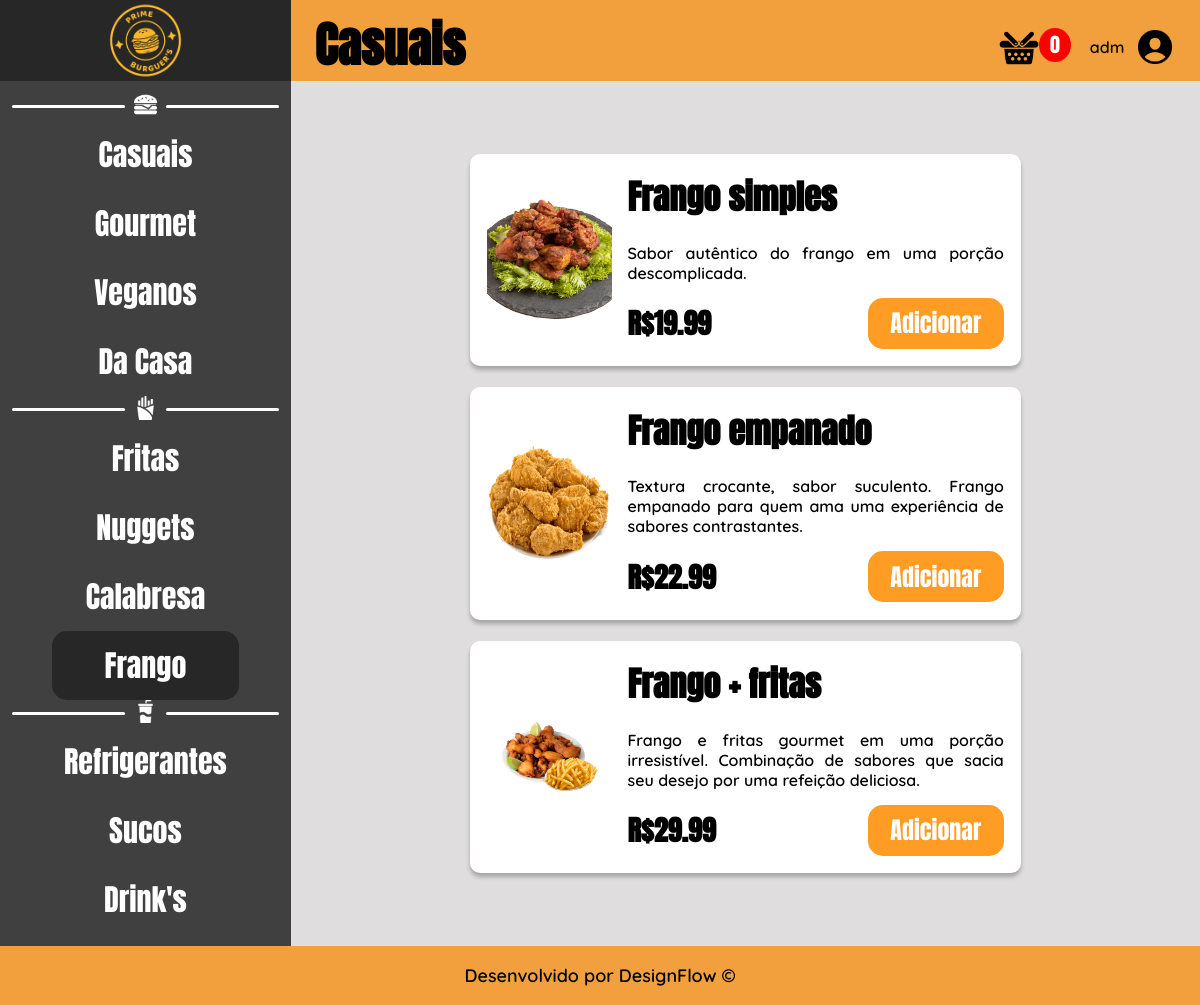
/php/frango.php (signed in), run on the app's committed database.
### tables this page shows
CREATE TABLE IF NOT EXISTS `produtos_cadastrados` (
	`id_produto` int(50) NOT NULL,
	`nome_produto` varchar(50) NOT NULL,
	`descricao_produto` varchar(500) NOT NULL,
	`img_produto` varchar(100) NOT NULL,
	`categoria_produto` enum(
		'Casuais',
		'Gourmet',
		'Veganos',
		'Da Casa',
		'Fritas',
		'Nuggets',
		'Calabresa',
		'Frango',
		'Refrigerantes',
		'Sucos',
		'Drinks'
	) NOT NULL,
	`valor_produto` decimal(10, 2) NOT NULL
);

### php/frango.php (the view, shortened to what this page needs)
<?php
$username = $_SESSION["nome_usuario"];
?>
<!DOCTYPE html>
<html lang="pt-br">
<head>
    <link rel="stylesheet" href="../css/porcao.css">
</head>
<body>
    <header class="responsive-header">
<div class="logo-area">
    <img src="../img/logo.png" id="img-logo" alt="Logo" onclick="javascript:location.href='direcionamento.php'">
</div>
<div class="search-area">
    <h4 id="txt-title">Casuais</h4>
    <div class="configs">
        <div class="carrinho">
            <img src="../img/cesta.png" class="icon-cesta" onclick="abrirModalCarrinho()">
            <span class="quant" id="quantidade-carrinho">0</span>
        </div>
        <div class="user-name-area">
            <p id="user-name"><?php echo $username; ?></p>
            <img src="../img/user-c.png" id="user-c-icon" onclick="toggleDrop()">
        </div>
    </div>
</div>
</header>
    <main>
        <aside id="myDropdown">
            <div class="category-burg">
                <div class="linha"></div>
                <div class="burguer-icon">
                    <img src="../img/icon-burguer.png" class="icon-category">
                </div>
                <div class="linha2"></div>
            </div>
            <div class="burguer-options">
                <ul onclick="mudarTelaBurguerCasual()" class="ul-options">Casuais</ul>
                <ul onclick="mudarTelaBurguerGourmet()" class="ul-options">Gourmet</ul>
                <ul onclick="mudarTelaBurguerVegano()" class="ul-options">Veganos</ul>
                <ul onclick="mudarTelaBurguerDaCasa()" class="ul-options">Da Casa</ul>
            </div>
            <div class="category-portions">
                <div class="linha"></div>
                <div class="portion-icon">
                    <img src="../img/icon-batata.png" class="icon-category">
                </div>
                <div class="linha2"></div>
            </div>
            <div class="portions-options">
                <ul onclick="mudarTelaBatataFrita()" class="ul-options">Fritas</ul>
                <ul onclick="mudarTelaNugget()" class="ul-options">Nuggets</ul>
                <ul onclick="mudarTelaCalabresa()" class="ul-options">Calabresa</ul>
                <ul id="portion" class="ul-options">Frango</ul>
            </div>
            <div class="category-drinks">
                <div class="linha"></div>
                <div class="drink-icon">
                    <img src="../img/icon-refri.png" class="icon-category">
                </div>
                <div class="linha2"></div>
            </div>
            <div class="drinks-options">
                <ul onclick="mudarTelaRefrigerante()" class="ul-options">Refrigerantes</ul>
                <ul onclick="mudarTelaSuco()" class="ul-options">Sucos</ul>
                <ul onclick="mudarTelaDrink()" class="ul-options">Drink's</ul>
            </div>
        </aside>
        <div class="all-products">
            <?php
            include '../php-action/conexao.php';
            $consulta = "SELECT * FROM produtos_cadastrados WHERE categoria_produto = 'Frango' ORDER BY id_produto ASC";
            $resultado = $conn->query($consulta);
            if ($resultado->num_rows > 0) :
                while ($row = $resultado->fetch_assoc()) :
                    echo '
                        <div class="card-product">
                            <div class="img-product">
                                <img src="' . $row["img_produto"] . '" class="img-burg">
                            </div>
                            <div class="product">
                                <h2 class="title-product">' . $row["nome_produto"] . '</h2>
                                <p>' . $row["descricao_produto"] . '</p>
                                <div class="buy">
                                    <h3>R$' . $row["valor_produto"] . '</h3>
                                    <input type="button" value="Adicionar" class="btn-add" data-nome="' . $row["nome_produto"] . '" data-preco="' . $row["valor_produto"] . '" data-imagem="' . $row["img_produto"] . '">
                                </div>
                            </div>
                        </div>';
                endwhile;
            else:
                echo "Nenhum produto encontrado para esta categoria.";
            endif;
            ?>
        </div>
    </main>
    <footer>
        <p id="txt-footer">Desenvolvido por DesignFlow &copy;</p>
    </footer>
</body>
</html>

### css/porcao.css (style rules this page uses)
* { margin: 0; padding: 0; }
html { background-color: #F2A03D; }
header { display: flex; }
main { display: flex; max-width: 100%; }
aside { background-color: #404040; width: 25.6%; padding-top: 1%; padding-bottom: 1%; transition: max-height 0.6s linear(0 0%, 0.51 49.26%, 1 100%); }
p { font-family: 'Quicksand', sans-serif; font-weight: 600; text-align: justify; }
h2 { font-size: 34px; margin-bottom: 1.5%; font-family: 'Anton', sans-serif; }
h3 { font-size: 28px; font-family: 'Anton', sans-serif; }
h4 { font-size: 22px; font-family: 'Anton', sans-serif; }
.logo-area { background-color: #272727; text-align: center; width: 33.75%; display: flex; align-items: center; justify-content: center; }
.search-area { background-color: #F2A03D; width: 100%; display: flex; max-width: 100%; padding: 0 2%; }
.user-name-area { display: flex; align-items: center; gap: 10px; }
.category-burg, .category-portions, .category-drinks { display: flex; align-items: center; }
.linha { background-color: white; width: 100%; height: 3px; margin-left: 4%; border-radius: 20px; }
.linha2 { background-color: white; width: 100%; height: 3px; margin-right: 4%; border-radius: 20px; }
.burguer-icon, .portion-icon, .drink-icon { text-align: center; width: 36%; }
.icon-category { width: 58%; }
.burguer-options, .portions-options, .drinks-options { text-align: center; display: flex; color: white; flex-direction: column; align-items: center; font-size: 30px; line-height: 230%; font-family: 'Anton', sans-serif; }
.configs { display: flex; align-items: flex-end; width: 56%; justify-content: flex-end; gap: 30px; margin-bottom: 1.5%; }
.card-product { background-color: white; border-radius: 10px; width: 60%; display: flex; max-width: 100%; gap: 15px; padding: 2%; box-shadow: 0px 4px 4px 0px rgba(0, 0, 0, 0.25); margin: 1%; }
.img-product { width: 25%; display: flex; align-items: center; }
.product { width: 75%; text-align: justify; display: flex; flex-direction: column; gap: 15px; }
.product h2 { font-size: 34px; }
.img-product img { width: 100%; }
.all-products { background-color: #dfdddd; padding: 2%; width: 75.8%; display: flex; justify-content: center; flex-direction: column; align-items: center; gap: 0.5%; }
.buy { display: flex; align-items: center; justify-content: space-between; }
.buy h3 { font-size: 28px; }
.btn-add { font-family: 'Anton', sans-serif; border: none; color: white; background-color: #FF9C24; padding: 2% 6%; border-radius: 15px; font-size: 24px; cursor: pointer; }
#img-logo { width: 28%; cursor: pointer; }
#txt-title { font-family: 'Anton', sans-serif; font-size: 48px; width: 70%; display: flex; align-items: flex-end; }
#portion { background-color: #272727; padding: 0% 18%; border-radius: 15px; }
#txt-footer { text-align: center; padding: 1.5%; color: rgb(0, 0, 0); font-size: 18px; }
#user-c-icon { width: 2.6em; cursor: pointer; }
.quant { border-radius: 50%; background-color: #ff0000; padding: 3% 22%; color: white; text-align: center; font-family: 'Anton', sans-serif; font-weight: 100; font-size: 20px; }
.carrinho { display: flex; justify-content: center; align-items: flex-start; max-width: 100%; }
.icon-cesta { width: 2.5em; cursor: pointer; }

### data on the page
produtos_cadastrados: img_produto (picture), nome_produto "Frango simples", descricao_produto "Sabor autêntico do frango em uma porção descomplicada.", valor_produto "19.99"
produtos_cadastrados: img_produto (picture), nome_produto "Frango empanado", descricao_produto "Textura crocante, sabor suculento. Frango empanado para quem ama uma experiência de sabores contrastantes.", valor_produto "22.99"
produtos_cadastrados: img_produto (picture), nome_produto "Frango + fritas", descricao_produto "Frango e fritas gourmet em uma porção irresistível. Combinação de sabores que sacia seu desejo por uma refeição deliciosa.", valor_produto "29.99"

### other printed values
$username "adm"
